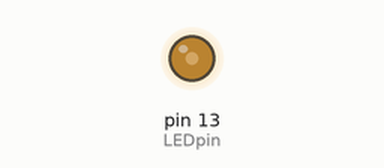
Recording of a sketch running on a simulated Arduino Uno, built with avr-gcc and run on an emulated ATmega328P. Shown: output pins drawn as LEDs (lit = HIGH).

Above: at 0.1 s.
Timing chart, 0 to 1.6 s (numbered marks = the images above):
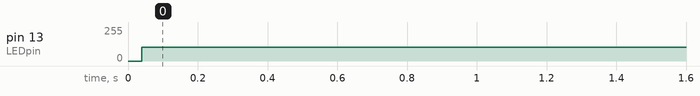

Measured:
- by itself, pin 13 (LEDpin): 0/255 → 103/255 at 0.04 s

The sketch:

Code_1__Pin_13_LED_Turning_on.ino
```cpp
int LEDpin = 13;
void setup() {
  // put your setup code here, to run once:
pinMode(LEDpin,OUTPUT); //Defines pin 13 as output
}

void loop() {
  // put your main code here, to run repeatedly:
digitalWrite (LEDpin,HIGH); // Turns LED ON
digitalWrite (LEDpin,LOW); //Turns LED off
}
```
